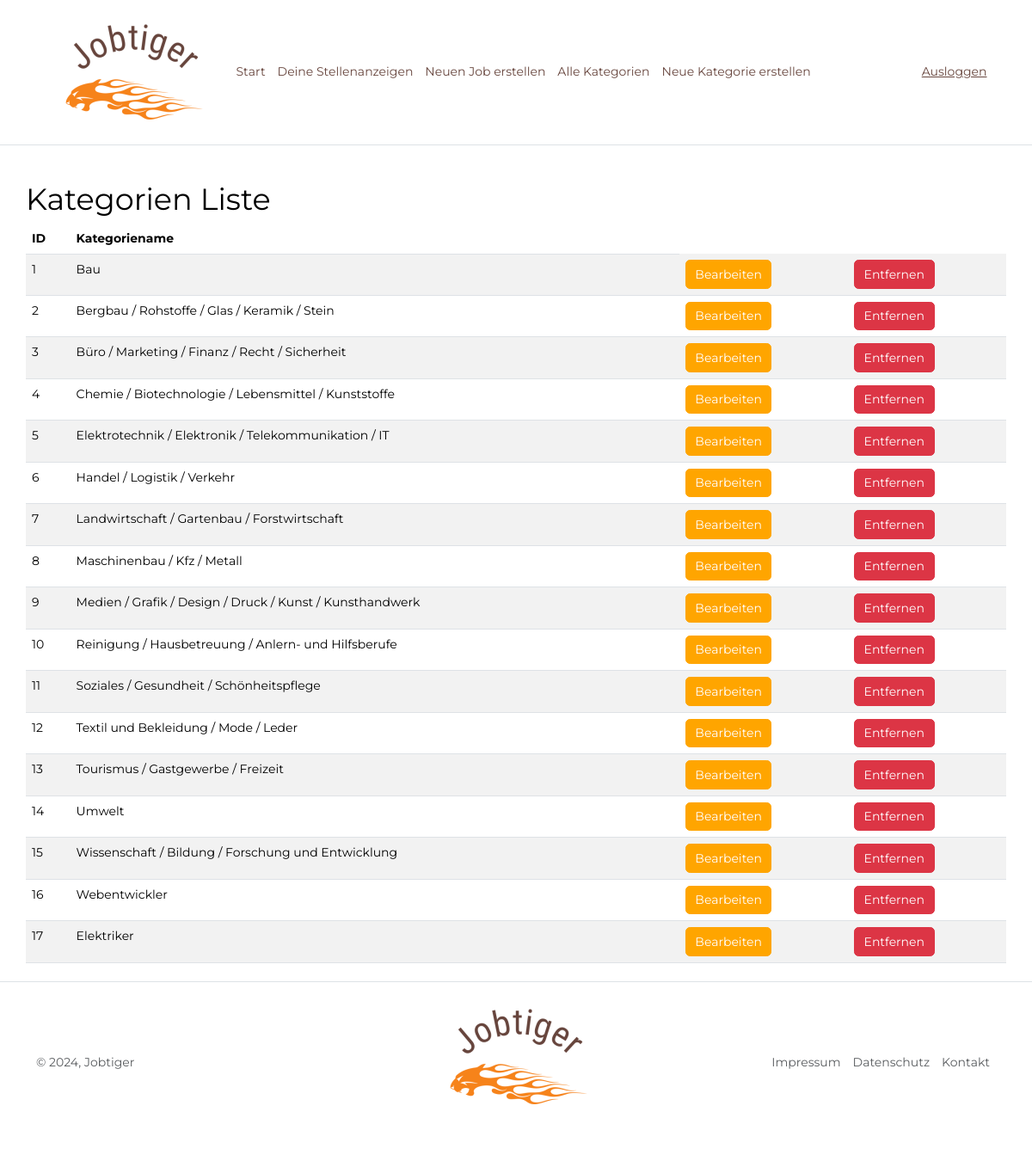
/kategorien_liste.php (signed in), run on an earlier commit of the app's database.
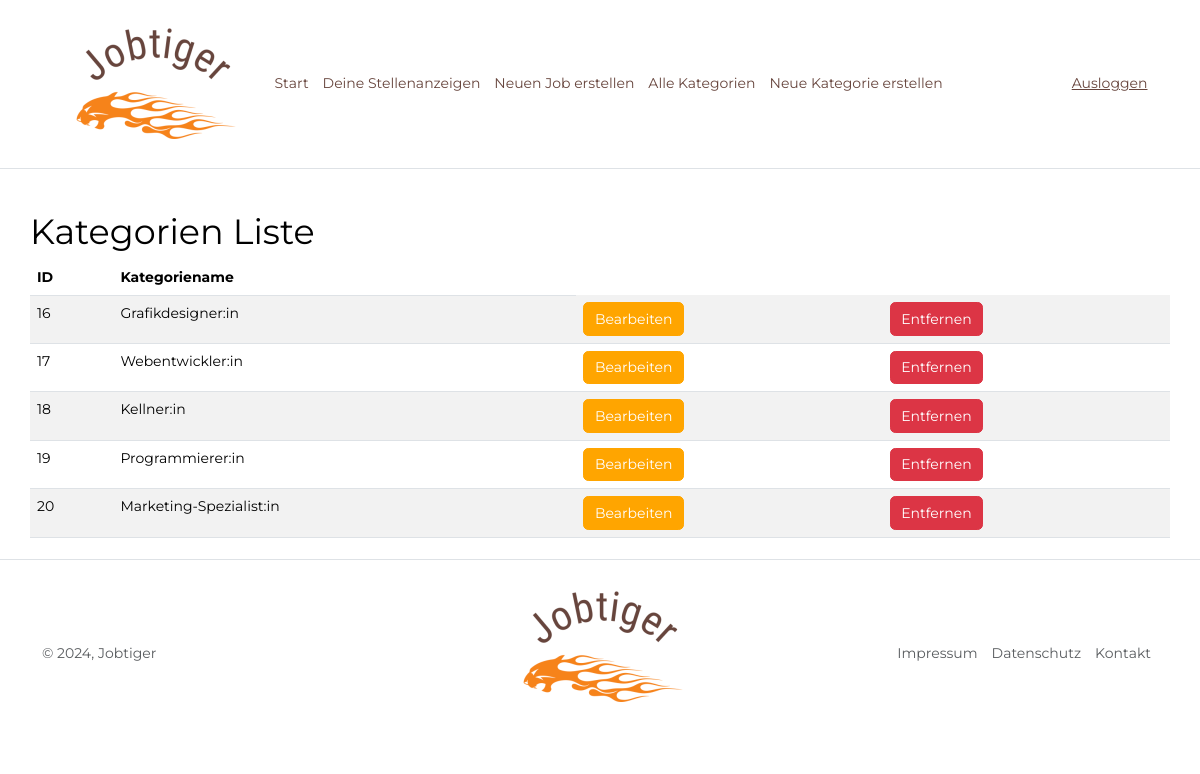
And on a later commit of the database.
### tables this page shows
CREATE TABLE `kategorien` (
  `id` int(10) UNSIGNED NOT NULL,
  `kategorie` varchar(255) NOT NULL
);

### setup.php (called while the page is built, shortened)
<?php
spl_autoload_register(
    function (string $klasse) {
        $prefix = "WIFI\\Jobportal\\";
        $basis = __DIR__ . "/";
        $laenge = strlen($prefix);
        $klasse_ohne_prefix = substr($klasse, $laenge);
        $datei = $basis . $klasse_ohne_prefix . ".php";
        $datei = str_replace("\\", "/", $datei);
    }
);

### Fdb/Mysql.php (called while the page is built, shortened)
<?php
class Mysql {
    private static ?Mysql $instanz = null;
    public static function getInstanz(): Mysql {
        if (!self::$instanz) {
            self::$instanz = new Mysql();
        }
        return self::$instanz;
    }
    private \mysqli $db;
    public function verbinden() {
        $this->db = new \mysqli(MYSQL_HOST, MYSQL_USER, MYSQL_PASSWORT, MYSQL_DATENBANK);
        $this->db->set_charset('utf8mb4');
    }
    public function query(string $input): \mysqli_result|bool {
        $ergebnis = $this->db->query($input);
        return $ergebnis;
    }
}

### Fdb/Model/Kategorien.php (called while the page is built, shortened)
<?php
class Kategorien {
    public function alle_kategorien(): array {
        $alle_kategorien = array();
        $db = Mysql::getInstanz();
        $ergebnis = $db->query("SELECT * FROM kategorien");
        while ($row = $ergebnis->fetch_assoc()) {
            $alle_kategorien[] = new Kategorie($row);
        }
        return $alle_kategorien;
    }
}

### Fdb/Model/Row/RowAbstract.php (called while the page is built, shortened)
<?php
abstract class RowAbstract {
    protected string $tabelle;
    private array $daten = [];
    public function __construct(array|int $id_oder_daten) {
        if (is_array($id_oder_daten)) {
            $this->daten = $id_oder_daten;
        } else {
            $db = Mysql::getInstanz();
            $sql_id = $db->escape($id_oder_daten);
            $ergebnis = $db->query("SELECT * FROM {$this->tabelle} WHERE id = '{$sql_id}'");
            $this->daten = $ergebnis->fetch_assoc();
        }
    }
    public function __get(string $eigenschaft): mixed {
        return $this->daten[$eigenschaft];
    }
}

### kategorien_liste.php (the view, shortened to what this page needs)
<?php
include "setup.php";
include "kopf-backend.php";
?>
<h1>Kategorien Liste</h1>
<?php
echo "<table class='table table-striped'>";
echo "<thead class='thead-dark'>";
echo "<tr>";
    echo "<th>ID</th>";
    echo "<th>Kategoriename</th>";
echo "</tr>";
echo "</thead>";
echo "<tbody>";
$kategorien = new Kategorien();
$alle_kategorien = $kategorien->alle_kategorien();
foreach ($alle_kategorien as $kategorie) {
    echo "<tr>";
        echo "<td>" . $kategorie->id . "</td>";
        echo "<td>" . $kategorie->kategorie . "</td>";
        if ($_SESSION["benutzer_id"] == 9) {
            echo "<td>"."<a href='kategorie_bearbeiten.php?id={$kategorie->id}' class='btn btn-primary'>Bearbeiten</a>"."</td>";
            echo "<td>"."<a href='kategorie_entfernen.php?id={$kategorie->id}' class='btn btn-danger'>Entfernen</a>"."</td>";
        }
    echo "</tr>";
}
echo "</tbody>";
echo "</table>";
?>
<?php
include "fuss.php";
?>

What changed in the data, as far as the page shows it:
removed kategorien: id "1", kategorie "Bau"
removed kategorien: id "2", kategorie "Bergbau / Rohstoffe / Glas / Keramik / Stein"
removed kategorien: id "3", kategorie "Büro / Marketing / Finanz / Recht / Sicherheit"
removed kategorien: id "4", kategorie "Chemie / Biotechnologie / Lebensmittel / Kunststoffe"
removed kategorien: id "5", kategorie "Elektrotechnik / Elektronik / Telekommunikation / IT"
removed kategorien: id "6", kategorie "Handel / Logistik / Verkehr"
removed kategorien: id "7", kategorie "Landwirtschaft / Gartenbau / Forstwirtschaft"
removed kategorien: id "8", kategorie "Maschinenbau / Kfz / Metall"
removed kategorien: id "9", kategorie "Medien / Grafik / Design / Druck / Kunst / Kunsthandwerk"
removed kategorien: id "10", kategorie "Reinigung / Hausbetreuung / Anlern- und Hilfsberufe"
removed kategorien: id "11", kategorie "Soziales / Gesundheit / Schönheitspflege"
removed kategorien: id "12", kategorie "Textil und Bekleidung / Mode / Leder"
removed kategorien: id "13", kategorie "Tourismus / Gastgewerbe / Freizeit"
removed kategorien: id "14", kategorie "Umwelt"
removed kategorien: id "15", kategorie "Wissenschaft / Bildung / Forschung und Entwicklung"
changed kategorien id 16: kategorie "Webentwickler" → "Grafikdesigner:in"
changed kategorien id 17: kategorie "Elektriker" → "Webentwickler:in"
added kategorien: id "18", kategorie "Kellner:in"
added kategorien: id "19", kategorie "Programmierer:in"
added kategorien: id "20", kategorie "Marketing-Spezialist:in"
